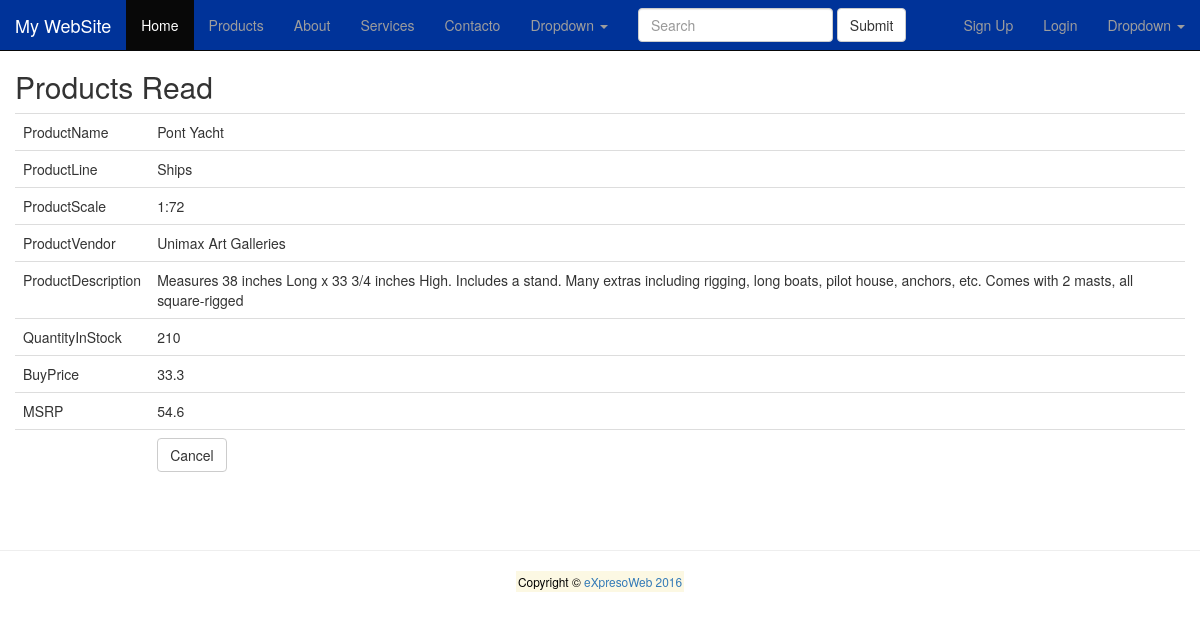
The app's page /products/read/S72_3212.html with its own data.
### tables this page shows
CREATE TABLE `products` (
  `productCode` varchar(15) NOT NULL,
  `productName` varchar(70) NOT NULL,
  `productLine` varchar(50) NOT NULL,
  `productScale` varchar(10) NOT NULL,
  `productVendor` varchar(50) NOT NULL,
  `productDescription` text NOT NULL,
  `quantityInStock` smallint(6) NOT NULL,
  `buyPrice` double NOT NULL,
  `MSRP` double NOT NULL
);

### application/modules/products/controllers/Products.php (called while the page is built, shortened)
<?php
class Products extends MX_Controller
{
    function __construct()
    {
        $this->load->model('Products_model');
        $this->load->library('form_validation');
    }
    public function read($id)
    {
        $row = $this->Products_model->get_by_id($id);
        if ($row) {
            $data = array(
		'productCode' => $row->productCode,
		'productName' => $row->productName,
		'productLine' => $row->productLine,
		'productScale' => $row->productScale,
		'productVendor' => $row->productVendor,
		'productDescription' => $row->productDescription,
		'quantityInStock' => $row->quantityInStock,
		'buyPrice' => $row->buyPrice,
		'MSRP' => $row->MSRP,
	    );
            $this->load->view('main/template/header');
            $this->load->view('products/products_read', $data);
            $this->load->view('main/template/footer');
        } else {
            $this->session->set_flashdata('message', 'Record Not Found');
            redirect(site_url('products'));
        }
    }
}

### index.php (called while the page is built, shortened)
<?php
require_once BASEPATH.'core/CodeIgniter.php';

### application/modules/products/models/Products_model.php (called while the page is built, shortened)
<?php
class Products_model extends CI_Model
{
    public $table = 'products';
    public $id = 'productCode';
    function get_by_id($id)
    {
        $this->db->where($this->id, $id);
        return $this->db->get($this->table)->row();
    }
}

### application/modules/products/views/products_read.php (the view)
<div id="page-content-wrapper">
        <div class="container-fluid">
        <h2 style="margin-top:0px">Products Read</h2>
        <table class="table">
	    <tr><td>ProductName</td><td><?php echo $productName; ?></td></tr>
	    <tr><td>ProductLine</td><td><?php echo $productLine; ?></td></tr>
	    <tr><td>ProductScale</td><td><?php echo $productScale; ?></td></tr>
	    <tr><td>ProductVendor</td><td><?php echo $productVendor; ?></td></tr>
	    <tr><td>ProductDescription</td><td><?php echo $productDescription; ?></td></tr>
	    <tr><td>QuantityInStock</td><td><?php echo $quantityInStock; ?></td></tr>
	    <tr><td>BuyPrice</td><td><?php echo $buyPrice; ?></td></tr>
	    <tr><td>MSRP</td><td><?php echo $MSRP; ?></td></tr>
	    <tr><td></td><td><a href="<?php echo site_url('products') ?>" class="btn btn-default">Cancel</a></td></tr>
	</table>
        </div>
</div>

### assets/css/heroic-features.css (style rules this page uses)
body { padding-top: 70px; }

### records on screen
products: productName "Pont Yacht", productLine "Ships", productScale "1:72", productVendor "Unimax Art Galleries", productDescription "Measures 38 inches Long x 33 3/4 inches High. Includes a stand. Many extras including rigging, long boats, pilot house, anchors, etc. Comes with 2 masts, all square-rigged", quantityInStock "210", buyPrice "33.3", MSRP "54.6"

### other values on screen
SITE_NAME "eXpresoWeb 2016"
